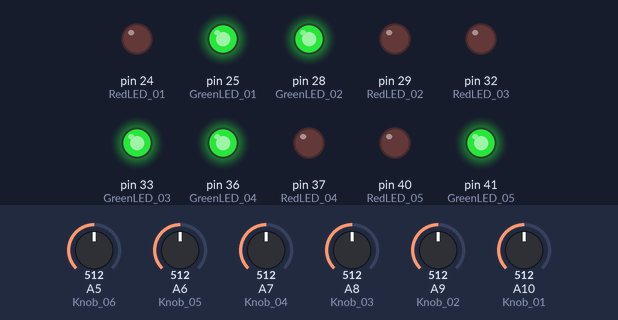
This sketch was run on a simulated Arduino Mega 2560, built with avr-gcc and run on an emulated ATmega2560. On the bench: output pins drawn as LEDs (lit = HIGH). Dashed ring = blinking. The inputs (shaded band) are chosen by the test bench; at power-on: A6 (Knob_05) = 512, A7 (Knob_04) = 512, A8 (Knob_03) = 512, A9 (Knob_02) = 512, A10 (Knob_01) = 512, A5 (Knob_06) = 512.

Above: at 7.6 s.
7.7 s: A6 (Knob_05) set to 511
At 8.2 s:
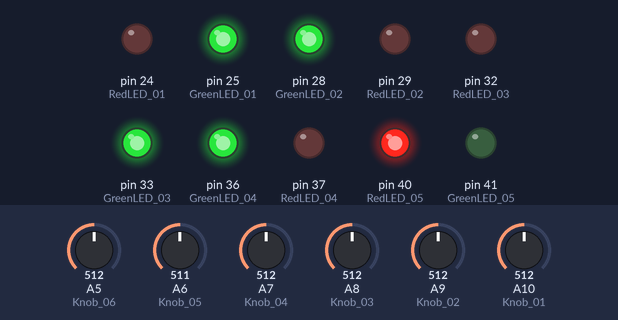
10.7 s: A7 (Knob_04) set to 511
At 11.2 s:
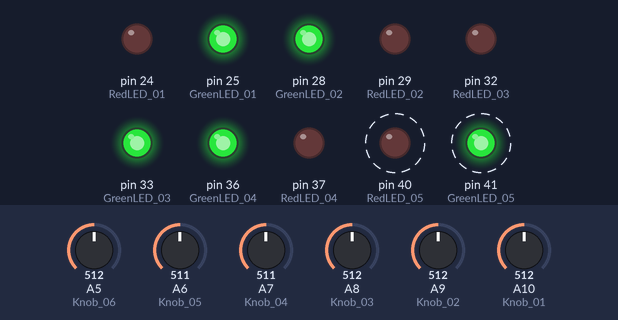
13.7 s: A8 (Knob_03) set to 505
At 14.5 s:
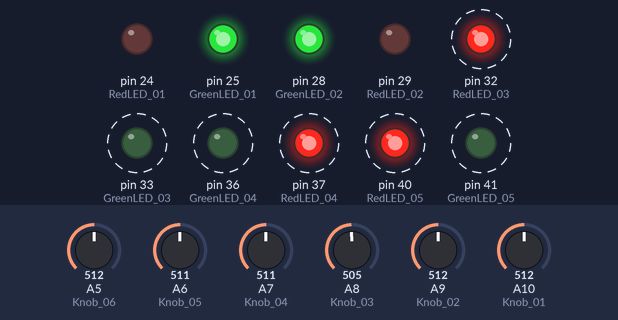
16.7 s: A9 (Knob_02) set to 490
At 17.6 s:
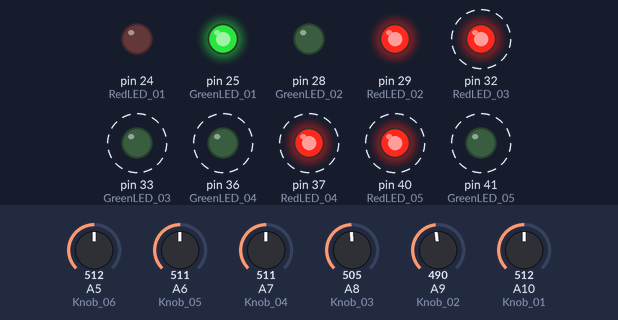
19.7 s: A10 (Knob_01) set to 490
At 20.7 s:
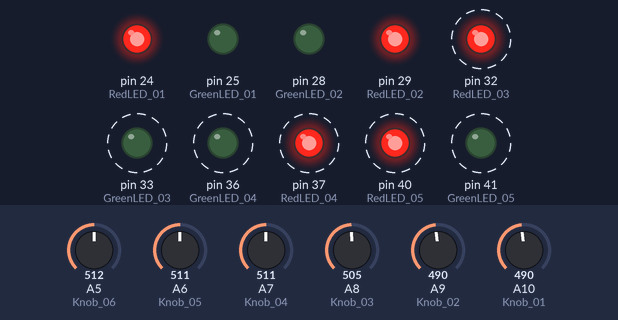
22.7 s: A6 (Knob_05) set to 490
At 23.14 s:
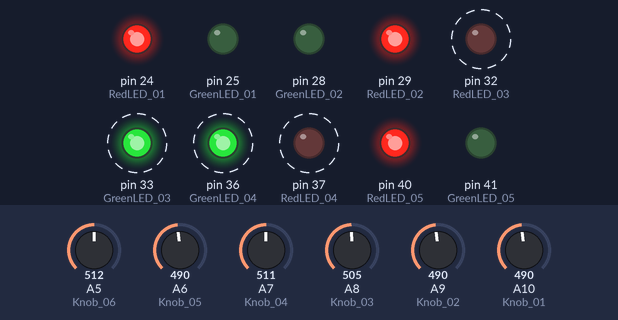
Timing chart, 0 to 26.7 s (numbered marks = the images above; inputs shaded):
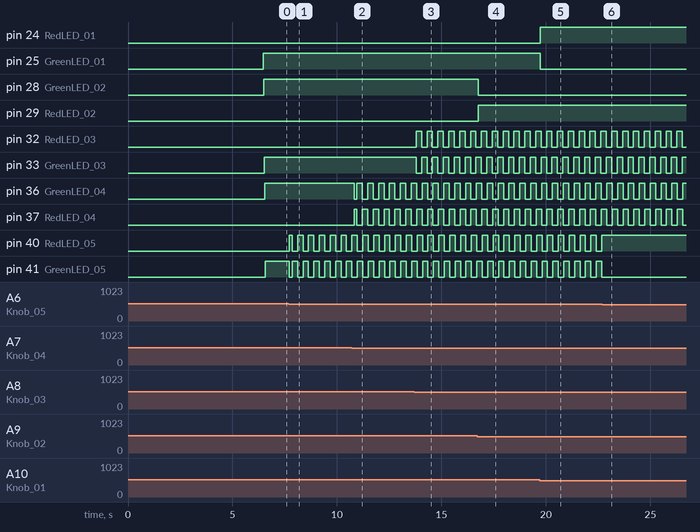

Measured:
- the behaviour switches between 512 and 511 on A6 (Knob_05) (found by bisection; images 0 and 1)
- the behaviour switches between 512 and 511 on A7 (Knob_04) (found by bisection; images 1 and 2)
- the behaviour switches between 512 and 511 on A8 (Knob_03) (found by bisection; images 2 and 3)
- after the input at 7.7 s, pin 40 (RedLED_05): LOW → HIGH at once, then repeats every 0.52 s: LOW 0.26 s, HIGH 0.26 s; pin 41 (GreenLED_05): HIGH → LOW at once, then repeats every 0.52 s: HIGH 0.26 s, LOW 0.26 s
- after the input at 10.7 s, pin 36 (GreenLED_04): HIGH → LOW after 0.12 s, then repeats every 0.52 s: HIGH 0.26 s, LOW 0.26 s; pin 37 (RedLED_04): LOW → HIGH after 0.12 s, then repeats every 0.52 s: LOW 0.26 s, HIGH 0.26 s
- after the input at 13.7 s, pin 32 (RedLED_03), pin 33 (GreenLED_03): alternates HIGH for 0.26 s and LOW for 0.26 s, starting after 0.09 s
- after the input at 16.7 s, pin 28 (GreenLED_02): HIGH → LOW after 0.06 s; pin 29 (RedLED_02): LOW → HIGH after 0.06 s
- after the input at 19.7 s, pin 24 (RedLED_01): LOW → HIGH at once; pin 25 (GreenLED_01): HIGH → LOW at once
- after the input at 22.7 s, pin 40 (RedLED_05): stops changing and stays HIGH; pin 41 (GreenLED_05): stops changing and stays LOW

The sketch:

UE4_Controller_Final.ino
```cpp
#include <TM1637Display.h>


int mapKnob(int in)
{
  return map(in, 1023, 1, 0, 1001);
}

int calbrateVariance(int knob)
{
  int data = analogRead(knob);
  int noise  = 8;
  int low = data;
  int high = data+1;

  for(int i = 0; i<10000; i++)
  {
    data = analogRead(knob);
    if(data > high)
      high = data;

    if(data < low)
      low - data;
  }

  //1023 - (high - low)
  return(high - low) + noise;

}

//First Display and Light
const int CLK_01 = 23; //Set the CLK_01 pin connection to the display
const int DIO_01 = 22; //Set the DIO_01 pin connection to the display

const int RedLED_01 = 24;
const int GreenLED_01 = 25;

const int Knob_01 = A10;

int digit01_delta ;
int knob01_var;

int framecount_01 = 0;
bool digit_changed_01 = true;

//Second
const int CLK_02 = 27; //Set the CLK_01 pin connection to the display
const int DIO_02 = 26; //Set the DIO_01 pin connection to the display

const int RedLED_02 = 29;
const int GreenLED_02 = 28;

const int Knob_02 = A9;

int digit02_delta ;
int knob02_var;

int framecount_02 = 0;
bool digit_changed_02 = true;

//THIRD
const int CLK_03 = 31; //Set the CLK_01 pin connection to the display
const int DIO_03 = 30; //Set the DIO_01 pin connection to the display

const int RedLED_03 = 32;
const int GreenLED_03 = 33;

const int Knob_03 = A8;

int digit03_delta ;
int knob03_var;

int framecount_03 = 0;
bool digit_changed_03 = true;


//Fourth
const int CLK_04 = 34; //Set the CLK_01 pin connection to the display
const int DIO_04 = 35; //Set the DIO_01 pin connection to the display

const int RedLED_04 = 37;
const int GreenLED_04 = 36;

const int Knob_04 = A7;

int digit04_delta ;
int knob04_var;

int framecount_04 = 0;
bool digit_changed_04 = true;


//Firth
const int CLK_05 = 38; //Set the CLK_01 pin connection to the display
const int DIO_05 = 39; //Set the DIO_01 pin connection to the display

const int RedLED_05 = 40;
const int GreenLED_05 = 41;

const int Knob_05 = A6;

int digit05_delta ;
int knob05_var;

int framecount_05 = 0;
bool digit_changed_05 = true;

//Sixth
const int CLK_06 = 42; //Set the CLK_01 pin connection to the display
const int DIO_06 = 43; //Set the DIO_01 pin connection to the display

const int RedLED_06 = 44;
const int GreenLED_06 = 45;

const int Knob_06 = A5;

int digit06_delta ;
int knob06_var;

int framecount_06 = 0;
bool digit_changed_06 = true;

TM1637Display display(CLK_01, DIO_01);  //set up the 4-Digit Display.
TM1637Display display2(CLK_02, DIO_02);  //set up the 4-Digit Display.
TM1637Display display3(CLK_03, DIO_03);  //set up the 4-Digit Display.
TM1637Display display4(CLK_04, DIO_04);  //set up the 4-Digit Display.
TM1637Display display5(CLK_05, DIO_05);  //set up the 4-Digit Display.
TM1637Display display6(CLK_06, DIO_06);  //set up the 4-Digit Display.

//Controller cont(23,22,25,24,A10);

void setup()
{
  Serial.begin(9600);

  pinMode(RedLED_01, OUTPUT);
  pinMode(GreenLED_01, OUTPUT);
  pinMode(RedLED_02, OUTPUT);
  pinMode(GreenLED_02, OUTPUT);
  pinMode(RedLED_03, OUTPUT);
  pinMode(GreenLED_03, OUTPUT);
  pinMode(RedLED_04, OUTPUT);
  pinMode(GreenLED_04, OUTPUT);
  pinMode(RedLED_05, OUTPUT);
  pinMode(GreenLED_05, OUTPUT);
  //pinMode(RedLED_06, OUTPUT);
  //pinMode(GreenLED_06, OUTPUT);

  display.setBrightness(0x0a);  //set the diplay to maximum brightness
  display2.setBrightness(0x0a);  //set the diplay to maximum brightness
  display3.setBrightness(0x0a);  //set the diplay to maximum brightness
  display4.setBrightness(0x0a);  //set the diplay to maximum brightness
  display5.setBrightness(0x0a);  //set the diplay to maximum brightness
  display6.setBrightness(0x0a);  //set the diplay to maximum brightness


  digit01_delta = mapKnob(analogRead(Knob_01));
  knob01_var=calbrateVariance(Knob_01);
  digit02_delta = mapKnob(analogRead(Knob_02));
  knob02_var=calbrateVariance(Knob_02);
  digit03_delta = mapKnob(analogRead(Knob_03));
  knob03_var=calbrateVariance(Knob_03);
  digit04_delta = mapKnob(analogRead(Knob_04));
  knob04_var=calbrateVariance(Knob_04);
  digit05_delta = mapKnob(analogRead(Knob_05));
  knob05_var=calbrateVariance(Knob_05);
  digit06_delta = mapKnob(analogRead(Knob_06));
  knob06_var=calbrateVariance(Knob_06);

}


void loop()
{

  int num1 = Get_Values(Knob_01, knob01_var, digit_changed_01, framecount_01, digit01_delta);
  if(num1>0)
    Set_Values(num1, RedLED_01, GreenLED_01, display);

  int num2 = Get_Values(Knob_02, knob02_var, digit_changed_02, framecount_02, digit02_delta);
  if(num2>0)
    Set_Values(num2, RedLED_02, GreenLED_02, display2);

  int num3 = Get_Values(Knob_03, knob03_var, digit_changed_03, framecount_03, digit03_delta);
  if(num3>0)
    Set_Values(num3, RedLED_03, GreenLED_03, display3);

  int num4 = Get_Values(Knob_04, knob04_var, digit_changed_04, framecount_04, digit04_delta);
  if(num4>0)
    Set_Values(num4, RedLED_04, GreenLED_04, display4);

  int num5 = Get_Values(Knob_05, knob05_var, digit_changed_05, framecount_05, digit05_delta);
  if(num5>0)
    Set_Values(num5, RedLED_05, GreenLED_05, display5);

  int num6 = Get_Values(Knob_06, knob06_var, digit_changed_06, framecount_06, digit06_delta);
  if(num6>0)
    Set_Values(num6, RedLED_06, GreenLED_06, display6);

}

void Set_Values(int num, int green, int red, TM1637Display d)
{

  if(num > 1000 - knob01_var) num = 1000;
  if(num < knob01_var) num = 0;

  Num_Write(num, d);
  Set_Lights(num, red, green);
}

int Get_Values(int _knob, int _variance , bool& _changed, int& _frame, int& _delta)
{
  float val = analogRead(_knob);
  int num = mapKnob(analogRead(_knob));

  if(_changed)
  {
    _frame++;
    if(_frame <= 2)
    {
      return;
    }
    else
    {
      _frame = 0;
      _changed = false;
    }
  }else
  {
    _changed = true;
  }

  //Check for variance
  if(abs(_delta - val) < _variance)
  {
    return mapKnob(_delta);
  }

  _delta = val;
  return num;
}

void Set_Lights(int number, int red, int green)
{
  if(number > 500)
  {

    digitalWrite(green, HIGH);
    digitalWrite(red, LOW);

  }else
  {

    digitalWrite(red, HIGH);
    digitalWrite(green, LOW);

  }
}

// this functions writes values to the sev seg pins
void Num_Write(int number, TM1637Display d)
{
  d.showNumberDecEx(number, 64, true, 4);
}
```
